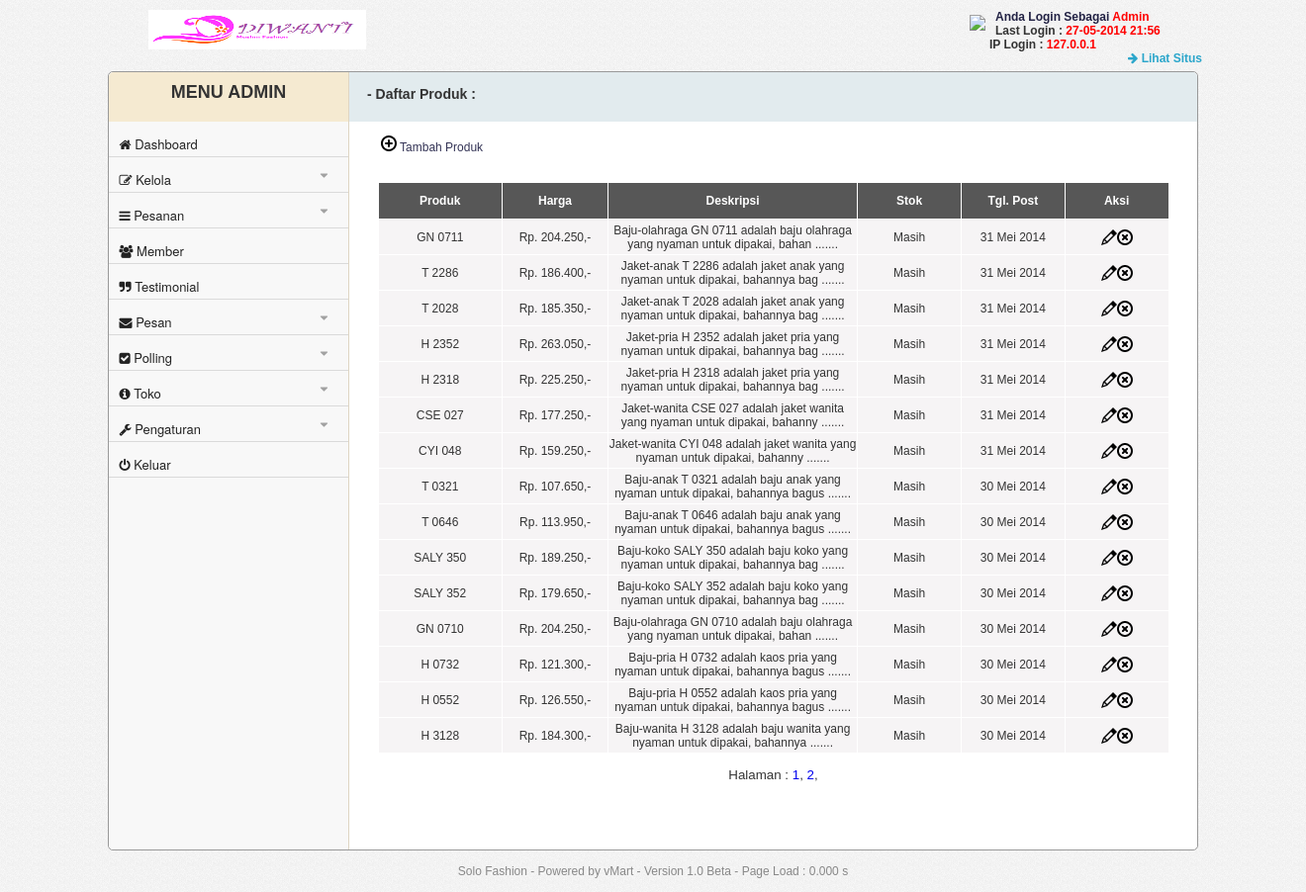
The page /admin/index.php?module=produk (signed in) on the database its author committed.
### tables this page shows
CREATE TABLE `t_pengaturan` (
  `id` int(1) NOT NULL,
  `judul_website` varchar(50) NOT NULL,
  `banner_website` varchar(50) NOT NULL,
  `favicon` varchar(50) NOT NULL,
  `keyword` varchar(100) NOT NULL,
  `deskripsi` varchar(100) NOT NULL,
  `panduan` longtext NOT NULL,
  `slide` enum('aktif','tidak aktif') NOT NULL,
  `polling` enum('aktif','tidak aktif') NOT NULL,
  `google_analystics` varchar(20) NOT NULL,
  PRIMARY KEY (`id`)
);

CREATE TABLE `t_user` (
  `id_user` int(10) NOT NULL AUTO_INCREMENT,
  `username` varchar(20) NOT NULL,
  `password` varchar(40) NOT NULL,
  `email` varchar(100) NOT NULL,
  `level` enum('super admin','admin') NOT NULL,
  `last_login` varchar(40) NOT NULL,
  `ip_login` varchar(40) NOT NULL,
  PRIMARY KEY (`id_user`)
);

CREATE TABLE `t_produk` (
  `id_produk` char(10) NOT NULL,
  `id_kategori` char(10) NOT NULL,
  `nama_produk` varchar(50) NOT NULL,
  `harga_produk` int(40) NOT NULL,
  `gambar_produk` varchar(30) NOT NULL,
  `deskripsi_produk` longtext NOT NULL,
  `berat` varchar(5) NOT NULL,
  `stok` enum('Masih','Habis') NOT NULL,
  `tgl_post` date NOT NULL,
  PRIMARY KEY (`id_produk`),
  KEY `id_kategori` (`id_kategori`),
  CONSTRAINT `t_produk_ibfk_1` FOREIGN KEY (`id_kategori`) REFERENCES `t_kategori` (`id_kategori`) ON DELETE CASCADE ON UPDATE CASCADE
);

### includes/lib.php (called while the page is built, shortened)
<?php
$sql_pengaturan=mysql_query("select *from t_pengaturan where id=1");
$row_pengaturan=mysql_fetch_assoc($sql_pengaturan);
	$judul_web=$row_pengaturan['judul_website'];
	$banner_web=$row_pengaturan['banner_website'];
$module=$_GET['module'];
$level=$_SESSION['level'];
$aksi=$_GET['aksi'];
?>

### includes/fungsi.php (called while the page is built, shortened)
<?php
function ubah_huruf_awal($pemisah, $paragrap) {
    $pisahkalimat=explode($pemisah, $paragrap);
    $kalimatbaru = array();
    foreach ($pisahkalimat as $kalimat) {
    $kalimatawalhurufbesar=ucfirst(strtolower($kalimat));
    $kalimatbaru[] = $kalimatawalhurufbesar;
    }
    $textgood = implode($pemisah, $kalimatbaru);
    return $textgood;
}
function TanggalIndo($date){
    $BulanIndo = array("Januari", "Februari", "Maret", "April", "Mei", "Juni", "Juli", "Agustus", "September", "Oktober", "November", "Desember");
    $tahun = substr($date, 0, 4);
    $bulan = substr($date, 5, 2);
    $tgl   = substr($date, 8, 2);
    $result = $tgl . " " . $BulanIndo[(int)$bulan-1] . " ". $tahun;
    return($result);
}
function formatRupiah($nilaiUang)
{
	$nilaiRupiah = "";
	$jumlahAngka = strlen($nilaiUang);
while($jumlahAngka > 3)
{
	$nilaiRupiah = "." . substr($nilaiUang,-3) . $nilaiRupiah;
	$sisaNilai = strlen($nilaiUang) - 3;
	$nilaiUang = substr($nilaiUang,0,$sisaNilai);
	$jumlahAngka = strlen($nilaiUang);
}
	$nilaiRupiah = "Rp. " . $nilaiUang . $nilaiRupiah . ",-";
return $nilaiRupiah;
}
?>

### admin/module/produk/produk.php (the view, shortened to what this page needs)
<?php
$table='t_produk';
$link='index.php?module=produk';
    $BatasAwal = 15;
    if (!empty($_GET['p'])) {
        $hal = $_GET['p'] - 1;
        $MulaiAwal = $BatasAwal * $hal;
    } else if (!empty($_GET['p']) and $_GET['p'] == 1) {
        $MulaiAwal = 0;
    } else if (empty($_GET['p'])) {
        $MulaiAwal = 0;
    }
?>
   <div class="path"><h3>- Daftar Produk : </h3></div>
  <br>
<div class="tambah">
<a href="index.php?module=produk&aksi=kelola" ><img src="img/icon/add.png" title="Tambah"> Tambah Produk</a></b>
</div>
<tr>
    <td valign="top">
    <br />
    <table width="800" height="57" border="0" align="center" cellpadding="0" cellspacing="1">
      <tr class="tabel">
        <th width="114" bgcolor="#575757" scope="col" height="36">Produk </th>
        <th width="97" bgcolor="#575757" scope="col">Harga </th>
        <th width="230" bgcolor="#575757" scope="col">Deskripsi </th><br />
		<th width="95" bgcolor="#575757" scope="col">Stok </th>
        <th width="95" bgcolor="#575757" scope="col">Tgl. Post</th>
        <th width="95" bgcolor="#575757" scope="col">Aksi</th>
      </tr>
    </td>
  </tr>
  <?php
	$sql_tampil=mysql_query("select *from ".$table." order by tgl_post DESC limit ".$MulaiAwal.",".$BatasAwal."");
	while($row_tampil=mysql_fetch_assoc($sql_tampil))
	{
		$nama_produk=$row_tampil['nama_produk'];
		$harga_produk=$row_tampil['harga_produk'];
		$stok=$row_tampil['stok'];
		$tgl_post=$row_tampil['tgl_post'];
		$id_produk=$row_tampil['id_produk'];
		$deskripsi_produk=$row_tampil['deskripsi_produk'];
		echo "
        <tr height=35px bgcolor=#F6F4F5>
		  <td>".$nama_produk."</td>
		  <td>" . formatRupiah($harga_produk)."</td>
		  <td>
".substr($deskripsi_produk,0,75)." .......</td>
          <td><center>".$stok."</center></td>
		  <td><center>".TanggalIndo($tgl_post)."</center></td>
		  <td><center><a href='".$link."&aksi=kelola&id=".$id_produk."'><img src='img/icon/pencil.png' title='Edit'></a><a href='".$link."&aksi=hapus&id=".$id_produk."'><img src='img/icon/delete.png' title='Hapus'></a></center></td>";
	}
?>
<?php
 $cekQuery = mysql_query("SELECT * FROM ".$table."");
    $jumlahData = mysql_num_rows($cekQuery);
    if ($jumlahData > $BatasAwal) {
        echo '<br/><center><div style="font-size:10pt;">Halaman : ';
        $a = explode(".", $jumlahData / $BatasAwal);
        $b = $a[0];
        $c = $b + 1;
        for ($i = 1; $i <= $c; $i++) {
            echo '<a style="text-decoration:none;';
            if ($_GET['p'] == $i) {
                echo 'color:red';
            }
            echo '" href="index.php?module=produk&p=' . $i . '">' . $i . '</a>, ';
        }
        echo '</div></center>';
    }
?>

### admin/index.php (shortened to what this page needs)
<?php
	$awalload = microtime(true);
	require_once "../includes/lib.php";
	require_once "../includes/fungsi.php";
?>
<!DOCTYPE html PUBLIC "-//W3C//DTD XHTML 1.0 Transitional//EN" "http://www.w3.org/TR/xhtml1/DTD/xhtml1-transitional.dtd">
<html xmlns="http://www.w3.org/1999/xhtml">
<head>
<link href="css/font-awesome.min.css" rel="stylesheet" type="text/css" />
<link href="css/style.css" rel="stylesheet" type="text/css" />
<link href="js/SpryAssets/SpryValidationTextField.css" rel="stylesheet" type="text/css" />
<link href="js/SpryAssets/SpryValidationTextarea.css" rel="stylesheet" type="text/css" />
<link rel="stylesheet" href="js/fancybox/jquery.fancybox.css?v=2.1.5" type="text/css" media="screen" />
</head>
<body>
<div class="banner">
	<img src="<?php echo ".".$banner_web."" ?>" width="220px" height="40px">
</div>
<div class="text-welcome">
		<img src="img/icon/user-4.png" style="float:left; margin-top:5px; margin-left:-20px; margin-right:10px;">
		<font color="#222244"><b>Anda Login Sebagai <font color="#FF0000"><?php echo "".ubah_huruf_awal(" ",$level)."" ?></font></b> </font><br>
	<?php
		$sql_user=mysql_query("select *from t_user where id_user=".$_SESSION['id_user']."");
		$row_user=mysql_fetch_assoc($sql_user);
	?>
		<b>	Last Login : <font color="#FF0000"><?php echo "".$row_user['last_login']."" ?></font><br>
			IP Login : <font color="#FF0000"><?php echo "".$row_user['ip_login']."" ?></font> </b>
		<br>
	<a href='../index.php' target="_blank" style="color:#2BA6CB; text-decoration:none; position:absolute; margin-left:140px;"><i class="fa fa-arrow-right"></i> <b>Lihat Situs</b></a>
</div>
<div class="konten">
	<div class="side-menu">
		<div class="menu-header">
			<h2>MENU ADMIN </h2>
		</div>
	<div id="wrapper">
		<ul class="menu">
			<li><a href="index.php?module=dashboard" ><i class="fa fa-home"></i> Dashboard</a></li>
			<li><a href="#"><i class="fa fa-edit"></i>  Kelola<span><i class='fa fa-caret-down'></i></span></a>
			</li>
			<li><a href="#"><i class="fa fa-bars"></i>  Pesanan<span><i class='fa fa-caret-down'></i></span></a>
			</li>
			<li><a href="index.php?module=member"><i class="fa fa-users"></i>  Member</a></li>
			<li><a href="index.php?module=testimonial"><i class="fa fa-quote-right"></i> Testimonial</a></li>
			<li><a href="index.php?module=pesan"><i class="fa fa-envelope"></i>  Pesan<span><i class='fa fa-caret-down'></i></span></a>
			</li>
			<li><a href="#"><i class="fa fa-check-square"></i>  Polling<span><i class='fa fa-caret-down'></i></span></span></a>
			<li><a href="#"><i class="fa fa-info-circle"></i>  Toko<span><i class='fa fa-caret-down'></i></span></span></a>
			<li><a href="#"><i class="fa fa-wrench"></i>  Pengaturan<span><i class='fa fa-caret-down'></i></span></a>
			</li>
				<li><a href="index.php?module=keluar"><i class="fa fa-power-off"></i>  Keluar</a></li>
			</ul>
	</div>
</div>
	<div class="isi">
<?php
	if($module=='kategori'){
		if($aksi=='kelola' || $aksi=='hapus'){
			include "module/kategori/k-kategori.php";
		}else{
			include "module/kategori/kategori.php";
		}
	}elseif($module=='produk'){
		if($aksi=='kelola' || $aksi=='hapus'){
			include "module/produk/k-produk.php";
		}else{
			include "module/produk/produk.php";
		}
	}elseif($module=='konfirmasi'){
			include 'module/konfirmasi/konfirmasi.php';
	}elseif($module=='template'){
		if($aksi=='kelola' || $aksi=='hapus'){
			include 'module/template/k-template.php';
		}else{
			include 'module/template/template.php';
		}
	}elseif($module=='rekening'){
		if($aksi=='kelola' || $aksi=='hapus'){
			include 'module/rekening/k-rekening.php';
		}else{
			include 'module/rekening/rekening.php';
		}
	}elseif($module=='tentang'){
			include 'module/profil/tentang.php';
	}elseif($module=='panduan'){
			include 'module/pengaturan/panduan.php';
	}elseif($module=='kontak'){
			include 'module/kontak/kontak.php';
	}elseif($module=='slider'){
			include 'module/slider/slider.php';
	}elseif($module=='sosmed'){
			include 'module/kontak/sosmed.php';
	}elseif($module=='profil'){
		if($aksi=='kelola'){
			include 'module/profil/k-profil.php';
		}else{
			include 'module/profil/profil.php';
		}
	}elseif($module=='testimonial'){
			include 'module/testimonial/testimonial.php';
	}elseif($module=='shipping'){
		if($aksi=='kelola' || $aksi=='hapus'){
			include 'module/ongkir/k-shipping.php';
		}else{
			include "module/ongkir/shipping.php";
		}
	}elseif($module=='member'){
		if(isset($id)){
			include "module/member/detail.php";
		}else{
			include "module/member/member.php";
		}
	}elseif($module=='user' && $level=='super admin'){
		if($aksi=='kelola' ){
			include "module/user/k-user.php";
		}else{
			include "module/user/user.php";
		}
	}elseif($module=='pengaturan' && $level=='super admin'){
		include "module/pengaturan/pengaturan.php";
	}elseif($module=='pesan'){
		if($aksi=='kirim'){
				include "module/pesan/kirim-pesan.php";
			}else{
				include "module/pesan/kotak-pesan.php";
		}
	}elseif($module=='keluar'){
		$sql_user=mysql_query("update t_user SET ip_login='".$_SERVER['REMOTE_ADDR']."',last_login='".date("d-m-Y H:i")."' where id_user=".$_SESSION['id_user']."");
		session_destroy();
		session_unset();
		echo "<script>window.location=('login.php');</script>";
	}else{
		include "module/dashboard/dashboard.php";
	}
?>
	</div>
		<br><br>
</div>
<br>
<center>
	<font style="color:#888888"><?php echo "".$judul_web.""; $akhirload = microtime(true); $waktuload = $akhirload  - $awalload; ?> - Powered by vMart - Version  <?php  echo "".versi_cms." - Page Load : " . number_format($waktuload, 3, '.', '') . " s"; ?></center>
	<br>
</body>
</html>

### admin/css/style.css (style rules this page uses)
body { margin: 0; padding: 0; font-family: Arial,Helvetica,sans-serif; font-size: 12px; color: #333; text-align: center; background-image:url(../img/bg.png); }
.banner { width:200px; position:absolute; margin-left:150px; float:left; }
.text-welcome { margin-left:1000px; margin-top:10px; text-align:left; width:310px; }
.text-welcome a { width:100px; }
.side-menu { width:22%; float:left; border-top-left-radius:5px; border-right-color:#DFD5C3; border-right-style:solid; border-right-width:thin; background-color:#F8F8F8; height:786px; border-bottom-left-radius:5px; }
.side-menu h2 { margin-top:0px; padding-top:10px; color:#333333; }
.menu-header { background-color:#F5EAD1; height:50px; margin-bottom:-12px; border-top-left-radius:5px; }
ul, ul ul { margin: 0; padding: 0; list-style: none; }
#wrapper { width: 220px; margin: 100px auto; font-size: 0.8125em; }
.menu { width: 110%; margin-top:-100px; height: auto; }
.menu a { text-decoration:none; text-align:left; display:block; }
.menu i { margin-left:-61px; }
.menu > li > a { background-color: #F8F8F8; filter: progid:DXImageTransform.Microsoft.gradient(GradientType=0,StartColorStr='#727a86', EndColorStr='#505864'); border-bottom-style:solid; border-bottom-color:#DADADA; border-bottom-width:thin; margin-left:-11px; width: 100%; height:30px; line-height: 2.75em; text-indent: 2.75em; display: block; padding-top:5px; font-family: "Helvetica Neue", Helvetica, Arial, sans-serif; font-size:13px; font-weight:normal; position:relative; color:#222222; }
.menu > li > a:before { content: ''; background-repeat: no-repeat; font-size: 36px; height: 1em; width: 1em; position: absolute; left: 0; top: 50%; margin: -.5em 0 0 0; }
.menu li span i { display: inline-block; position: absolute; right: 1em; top: 50%; line-height: 1em; height: 1em; padding: .4em .6em; margin: -.8em 0 0 0; opacity:0.4; }
.konten { border-color:#999999; border-style:solid; border-width:thin; min-height:786px; margin:20px auto 0; width:1100px; background-color:#FFFFFF; border-radius:5px; }
.isi { margin-left:21%; }
.path { background-color:#E2EBEE; width:100%; height:50px; margin-top:-14px; border-top-right-radius:5px; }
.path h3 { padding-top:14px; text-align:left; padding-left:30px; }
.tambah a { margin-left:-690px; text-decoration:none; color:#333355; }

### admin/module/produk/produk.php (style rules this page uses)
.tabel { color: #FFF; }

### rows shown on the page
t_pengaturan: banner_website (picture), judul_website "Solo Fashion"
t_user: last_login "27-05-2014 21:56", ip_login "127.0.0.1"
t_produk: nama_produk "GN 0711", harga_produk "Rp. 204.250,-", deskripsi_produk "Baju-olahraga GN 0711 adalah baju olahraga yang nyaman untuk dipakai, bahan", stok "Masih", tgl_post "31 Mei 2014"
t_produk: nama_produk "T 2286", harga_produk "Rp. 186.400,-", deskripsi_produk "Jaket-anak T 2286 adalah jaket anak yang nyaman untuk dipakai, bahannya bag", stok "Masih", tgl_post "31 Mei 2014"
t_produk: nama_produk "T 2028", harga_produk "Rp. 185.350,-", deskripsi_produk "Jaket-anak T 2028 adalah jaket anak yang nyaman untuk dipakai, bahannya bag", stok "Masih", tgl_post "31 Mei 2014"
t_produk: nama_produk "H 2352", harga_produk "Rp. 263.050,-", deskripsi_produk "Jaket-pria H 2352 adalah jaket pria yang nyaman untuk dipakai, bahannya bag", stok "Masih", tgl_post "31 Mei 2014"
t_produk: nama_produk "H 2318", harga_produk "Rp. 225.250,-", deskripsi_produk "Jaket-pria H 2318 adalah jaket pria yang nyaman untuk dipakai, bahannya bag", stok "Masih", tgl_post "31 Mei 2014"
t_produk: nama_produk "CSE 027", harga_produk "Rp. 177.250,-", deskripsi_produk "Jaket-wanita CSE 027 adalah jaket wanita yang nyaman untuk dipakai, bahanny", stok "Masih", tgl_post "31 Mei 2014"
t_produk: nama_produk "CYI 048", harga_produk "Rp. 159.250,-", deskripsi_produk "Jaket-wanita CYI 048 adalah jaket wanita yang nyaman untuk dipakai, bahanny", stok "Masih", tgl_post "31 Mei 2014"
t_produk: nama_produk "T 0321", harga_produk "Rp. 107.650,-", deskripsi_produk "Baju-anak T 0321 adalah baju anak yang nyaman untuk dipakai, bahannya bagus", stok "Masih", tgl_post "30 Mei 2014"
t_produk: nama_produk "T 0646", harga_produk "Rp. 113.950,-", deskripsi_produk "Baju-anak T 0646 adalah baju anak yang nyaman untuk dipakai, bahannya bagus", stok "Masih", tgl_post "30 Mei 2014"
t_produk: nama_produk "SALY 350", harga_produk "Rp. 189.250,-", deskripsi_produk "Baju-koko SALY 350 adalah baju koko yang nyaman untuk dipakai, bahannya bag", stok "Masih", tgl_post "30 Mei 2014"
t_produk: nama_produk "SALY 352", harga_produk "Rp. 179.650,-", deskripsi_produk "Baju-koko SALY 352 adalah baju koko yang nyaman untuk dipakai, bahannya bag", stok "Masih", tgl_post "30 Mei 2014"
t_produk: nama_produk "GN 0710", harga_produk "Rp. 204.250,-", deskripsi_produk "Baju-olahraga GN 0710 adalah baju olahraga yang nyaman untuk dipakai, bahan", stok "Masih", tgl_post "30 Mei 2014"
t_produk: nama_produk "H 0732", harga_produk "Rp. 121.300,-", deskripsi_produk "Baju-pria H 0732 adalah kaos pria yang nyaman untuk dipakai, bahannya bagus", stok "Masih", tgl_post "30 Mei 2014"
t_produk: nama_produk "H 0552", harga_produk "Rp. 126.550,-", deskripsi_produk "Baju-pria H 0552 adalah kaos pria yang nyaman untuk dipakai, bahannya bagus", stok "Masih", tgl_post "30 Mei 2014"
t_produk: nama_produk "H 3128", harga_produk "Rp. 184.300,-", deskripsi_produk "Baju-wanita H 3128 adalah baju wanita yang nyaman untuk dipakai, bahannya", stok "Masih", tgl_post "30 Mei 2014"

### other values the page prints
ubah_huruf_awal(" ",$level) "Admin"
versi_cms "1.0 Beta"
